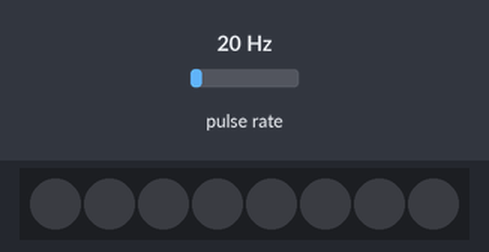
Simulated run of this sketch. Board: Arduino Uno, built with avr-gcc and run on an emulated ATmega328P. Parts: 8 RGB LEDs in strip order, left to right. Wiring (inferred from the names in the program): pulse sensor: data pin 2. The inputs (shaded band) are chosen by the test bench; at power-on: pulse rate 20 Hz. Dim RGB values are drawn brighter than linear.

Above: at 1.2 s.
1.3 s: pulse rate (sensor on pin 2) set to 100 Hz
At 2.8 s:
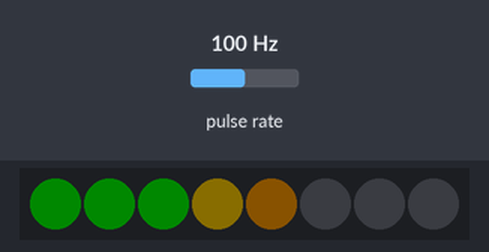
3.8 s: pulse rate (sensor on pin 2) set to 150 Hz
At 5.0 s:
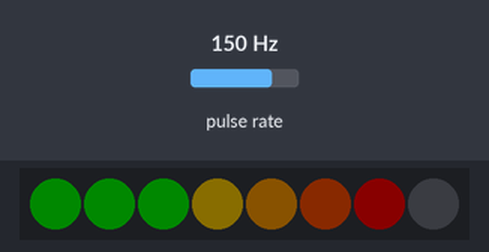
6.8 s: pulse rate (sensor on pin 2) set to 50 Hz
At 7.3 s:
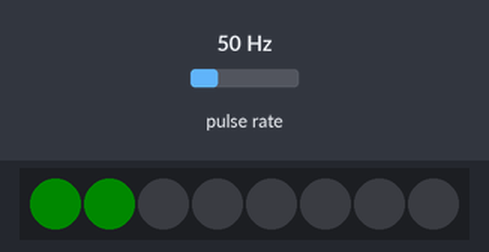
9.5 s: pulse rate (sensor on pin 2) set to 4 Hz
At 10.4 s:
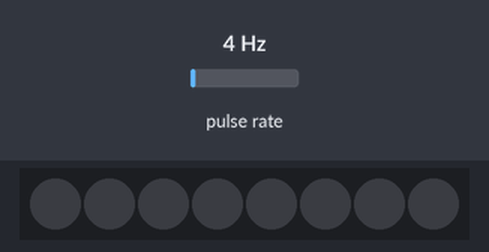
Timing chart, 0 to 12.1 s (numbered marks = the images above; inputs shaded):
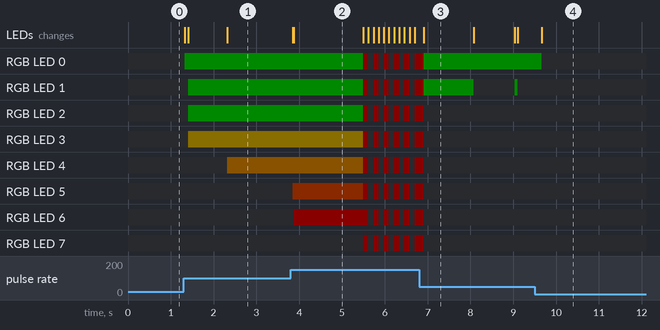

Measured:
- after the input at 1.3 s, RGB LED 0: off → RGB(0, 10, 0) at once; RGB LED 1, RGB LED 2: off → RGB(0, 10, 0) after 0.11 s; RGB LED 3: off → RGB(10, 8, 0) after 0.11 s; RGB LED 4: off → RGB(10, 6, 0) after 1.0 s; the LEDs: first change at once (image 1 shows a later state)
- after the input at 3.8 s, the LEDs: first change at once (image 2 shows a later state)
- after the input at 6.8 s, the LEDs: change after 0.11 s (image 3)
- after the input at 9.5 s, the LEDs: change after 0.17 s (image 4)
- what the display in image 2 shows lasts 1.6 s, from 3.9 s to 5.5 s
- what the display in image 3 shows lasts 1.2 s, from 6.9 s to 8.1 s

The sketch:

shiftlight.ino
```cpp
#include <Adafruit_NeoPixel.h>

// ── Config ────────────────────────────────────────────────
constexpr uint8_t  DATA_PIN         = 3;
constexpr uint8_t  PULSE_PIN        = 2;
constexpr uint8_t  NUM_LEDS         = 8;
constexpr uint8_t  BRIGHTNESS       = 10;

constexpr uint8_t  PULSES_PER_REV   = 2;
constexpr uint32_t RPM_TIMEOUT_US   = 1000000UL;
constexpr uint32_t DEBOUNCE_US      = 2000UL;

constexpr uint16_t SHIFT_RPM        = 4500;
constexpr uint16_t IDLE_THRESHOLD   = 300;
constexpr uint16_t SPIKE_LIMIT      = 1000;
constexpr uint32_t BLINK_MS         = 100;
constexpr uint32_t DRAW_MS          = 30;

constexpr float    ALPHA_FAST       = 0.5f;
constexpr float    ALPHA_SLOW       = 0.15f;
constexpr float    ALPHA_THRESHOLD  = 200.0f;

// ── LED Map ───────────────────────────────────────────────
struct LedConfig { uint16_t rpm; uint8_t r, g, b; };

static const LedConfig LED_MAP[NUM_LEDS] PROGMEM = {
    { 1000,   0, 255,   0 },
    { 1500,   0, 255,   0 },
    { 2000,   0, 255,   0 },
    { 2500, 255, 200,   0 },
    { 3000, 255, 150,   0 },
    { 3500, 255,  80,   0 },
    { 4000, 255,   0,   0 },
    { 5000, 255,   0,   0 },
};

// ── State ─────────────────────────────────────────────────
static Adafruit_NeoPixel strip(NUM_LEDS, DATA_PIN, NEO_GRB + NEO_KHZ800);

static volatile uint32_t isrInterval  = 0;
static volatile uint32_t isrLastPulse = 0;

static float    smoothed    = 0.0f;
static bool     blinkOn     = false;
static uint32_t lastBlinkMs = 0;
static uint32_t lastDrawMs  = 0;

// ── ISR ───────────────────────────────────────────────────
void pulseISR() {
    const uint32_t now = micros();
    const uint32_t dt  = now - isrLastPulse;
    if (dt < DEBOUNCE_US) return;
    isrInterval  = dt;
    isrLastPulse = now;
}

// ── RPM ───────────────────────────────────────────────────
static uint16_t readRpm() {
    noInterrupts();
    const uint32_t interval     = isrInterval;
    const uint32_t timeSinceLast = micros() - isrLastPulse;
    interrupts();

    if (timeSinceLast >= RPM_TIMEOUT_US || interval == 0) return 0;
    return static_cast<uint16_t>((60000000UL / interval) / PULSES_PER_REV);
}

static uint16_t filterRpm(uint16_t raw) {
    // Clamp upward spike
    if (smoothed > IDLE_THRESHOLD && (raw - smoothed) > SPIKE_LIMIT)
        raw = static_cast<uint16_t>(smoothed + SPIKE_LIMIT);

    if (raw < IDLE_THRESHOLD) { smoothed = 0.0f; return 0; }

    const float alpha = (fabsf(raw - smoothed) > ALPHA_THRESHOLD) ? ALPHA_FAST : ALPHA_SLOW;
    smoothed = alpha * raw + (1.0f - alpha) * smoothed;
    return static_cast<uint16_t>(smoothed);
}

// ── Display ───────────────────────────────────────────────
static void renderNormal(uint16_t rpm) {
    for (uint8_t i = 0; i < NUM_LEDS; i++) {
        LedConfig cfg;
        memcpy_P(&cfg, &LED_MAP[i], sizeof(LedConfig));
        strip.setPixelColor(i, rpm >= cfg.rpm ? strip.Color(cfg.r, cfg.g, cfg.b) : 0);
    }
    strip.show();
}

static void renderShift() {
    const uint32_t now = millis();
    if (now - lastBlinkMs >= BLINK_MS) {
        blinkOn     = !blinkOn;
        lastBlinkMs = now;
    }
    const uint32_t color = blinkOn ? strip.Color(255, 0, 0) : 0;
    for (uint8_t i = 0; i < NUM_LEDS; i++) strip.setPixelColor(i, color);
    strip.show();
}

// ── Arduino ───────────────────────────────────────────────
void setup() {
    pinMode(PULSE_PIN, INPUT_PULLUP);
    attachInterrupt(digitalPinToInterrupt(PULSE_PIN), pulseISR, FALLING);
    strip.begin();
    strip.setBrightness(BRIGHTNESS);
    strip.clear();
    strip.show();
}

void loop() {
    const uint32_t now = millis();
    if (now - lastDrawMs < DRAW_MS) return;
    lastDrawMs = now;

    const uint16_t rpm = filterRpm(readRpm());
    (rpm >= SHIFT_RPM) ? renderShift() : renderNormal(rpm);
}
```
